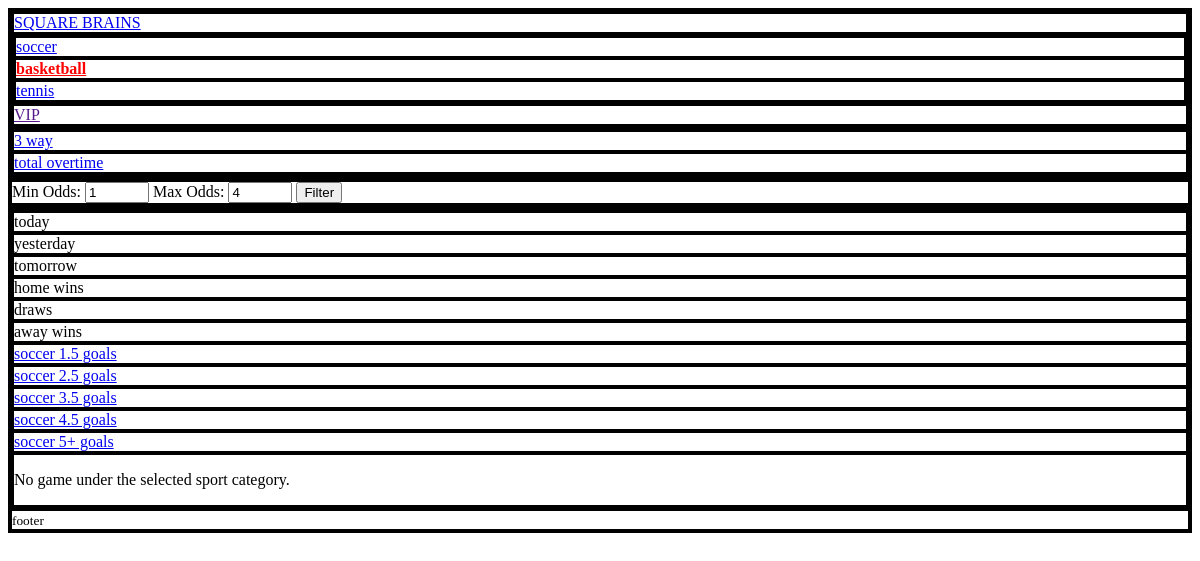
/home/sport/basketball, run on an earlier commit of the app's database.
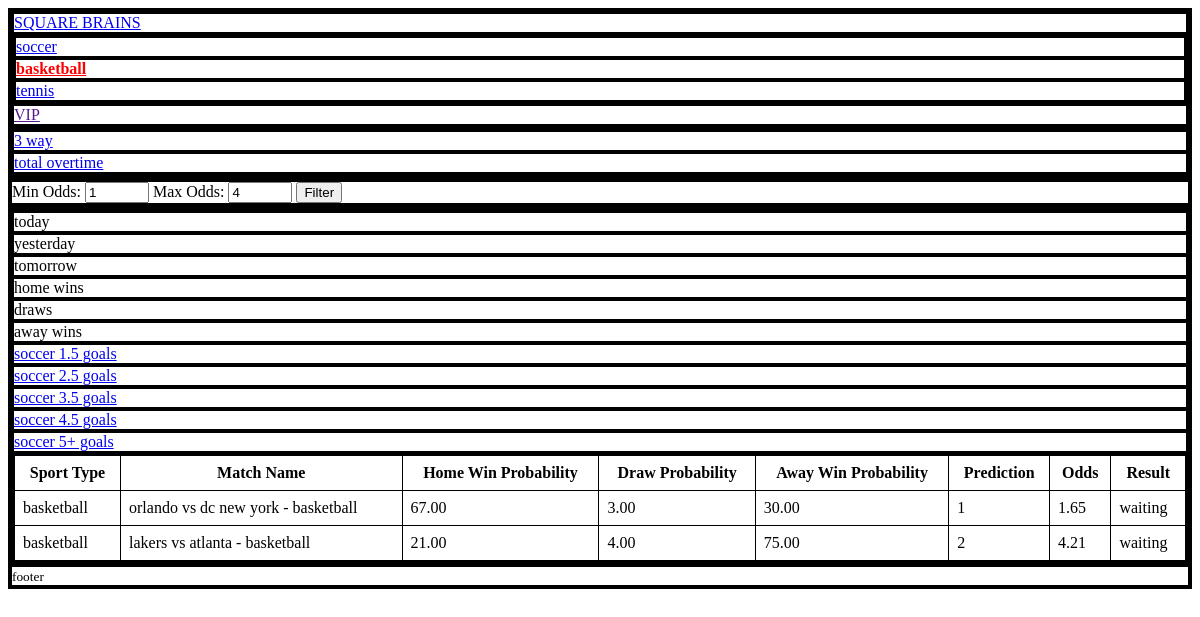
And on a later commit of the database.
### square/models.py (models this page shows, shortened)
class Match(models.Model):
    sport = models.ForeignKey(Sport, on_delete=models.CASCADE)
    home_team = models.CharField(max_length=100)
    away_team = models.CharField(max_length=100)
    match_date = models.DateTimeField()
    def __str__(self):
        return f"{self.home_team} vs {self.away_team} - {self.sport.name}"

class Sport(models.Model):
    name = models.CharField(max_length=50)  # Example: Soccer, Basketball, Tennis

class MatchPredictionBase(models.Model):
    match = models.ForeignKey("Match", on_delete=models.CASCADE)
    class ResultChoices(models.TextChoices):
        WAITING = "waiting", "Waiting"
        WON = "won", "Won"
        LOST = "lost", "Lost"
    home_team_win_probability = models.DecimalField(
        max_digits=5, decimal_places=2, null=True, blank=True
    )
    home_team_win_odds = models.DecimalField(
        max_digits=5, decimal_places=2, null=True, blank=True
    )
    draw_probability = models.DecimalField(
        max_digits=5, decimal_places=2, null=True, blank=True
    )
    draw_odds = models.DecimalField(
        max_digits=5, decimal_places=2, null=True, blank=True
    )
    away_team_win_probability = models.DecimalField(
        max_digits=5, decimal_places=2, null=True, blank=True
    )
    away_team_win_odds = models.DecimalField(
        max_digits=5, decimal_places=2, null=True, blank=True
    )
    three_way_match_result = models.CharField(
        max_length=50, choices=ResultChoices.choices, default=ResultChoices.WAITING
    )
    created_at = models.DateTimeField(auto_now_add=True)
    class Meta:
        abstract = True  # Mark this model as abstract

class BasketballPrediction(MatchPredictionBase):
    expected_goals_overtime = models.DecimalField(
        max_digits=5, decimal_places=2, null=True, blank=True
    )
    expected_goals_overtime_probability = models.DecimalField(
        max_digits=5, decimal_places=2, null=True, blank=True
    )
    expected_goals_overtime_odds = models.DecimalField(
        max_digits=5, decimal_places=2, null=True, blank=True
    )
    tovertime_match_result = models.CharField(
        max_length=50,
        choices=MatchPredictionBase.ResultChoices.choices,
        default=MatchPredictionBase.ResultChoices.WAITING,
    )

### square/views.py (the view)
# urls.py: path("", views.index, name="index"),
def index(request, selected=None, item=None):
    sports_menu = {
        "soccer": [
            "3 way(1X2)",
            "bts(GG)",
            "total(OVER/UNDER)",
            "cards & corners",
            "double chance(12,1X,X2)",
        ],
        "basketball": ["3 way", "total overtime"],
        "tennis": ["3 way", "total"],
    }
    selected = selected or "soccer"
    menu = sports_menu.get(selected, [])
    if selected == "soccer":
        matches = FootballPrediction.objects.select_related("match").filter(
            match__sport__name=selected
        )
    elif selected == "basketball":
        matches = BasketballPrediction.objects.select_related("match").filter(
            match__sport__name=selected
        )
    elif selected == "tennis":
        matches = TennisPrediction.objects.select_related("match").filter(
            match__sport__name=selected
        )
    else:
        matches = Match.objects.none()  # Empty queryset for unknown sports
    table_headers = [
        "Sport Type",
        "Match Name",
        "Prediction",
        "Odds",
        "Result",
    ]
    table_data = []
    sport_item_mapping = {
        "soccer": {
            "3 way(1X2)": [
                ("Home Win Probability %", "home_team_win_probability"),
                ("Draw Probability %", "draw_probability"),
                ("Away Win Probability %", "away_team_win_probability"),
                lambda match: {
                    "home_team_win_probability": (
                        int(match.home_team_win_probability)
                        if match.home_team_win_probability
                        else "---"
                    ),
                    "draw_probability": (
                        int(match.draw_probability) if match.draw_probability else "---"
                    ),
                    "away_team_win_probability": (
                        int(match.away_team_win_probability)
                        if match.away_team_win_probability
                        else "---"
                    ),
                },
            ],
            "bts(GG)": [
                ("GG Probability %", "gg_probability"),
                ("No GG Probability %", "no_gg_probability"),
                lambda match: {
                    "gg_probability": (
                        int(match.gg_probability) if match.gg_probability else "---"
                    ),
                    "no_gg_probability": (
                        int(match.no_gg_probability)
                        if match.no_gg_probability
                        else "---"
                    ),
                },
            ],
            "total(OVER/UNDER)": [
                ("OVER 2.5 %", "over_2_5_probability"),
                ("UNDER 2.5 %", "under_2_5_probability"),
                lambda match: {
                    "over_2_5_probability": (
                        int(match.over_2_5_probability)
                        if match.over_2_5_probability
                        else "---"
                    ),
                    "under_2_5_probability": (
                        int(match.under_2_5_probability)
                        if match.under_2_5_probability
                        else "---"
                    ),
                },
            ],
            "total_1_5(OVER/UNDER)": [
                ("OVER 1.5 %", "over_1_5_probability"),
                ("UNDER 1.5 %", "under_1_5_probability"),
                lambda match: {
                    "over_1_5_probability": (
                        int(match.over_1_5_probability)
                        if match.over_1_5_probability
                        else "---"
                    ),
                    "under_1_5_probability": (
                        int(match.under_1_5_probability)
                        if match.under_1_5_probability
                        else "---"
                    ),
                },
            ],
            "total_3_5(OVER/UNDER)": [
                ("OVER 3.5 %", "over_3_5_probability"),
                ("UNDER 3.5 %", "under_3_5_probability"),
                lambda match: {
                    "over_3_5_probability": (
                        int(match.over_3_5_probability)
                        if match.over_3_5_probability
                        else "---"
                    ),
                    "under_3_5_probability": (
                        int(match.under_3_5_probability)
                        if match.under_3_5_probability
                        else "---"
                    ),
                },
            ],
            "total_4_5(OVER/UNDER)": [
                ("OVER 4.5 %", "over_4_5_probability"),
                ("UNDER 4.5 %", "under_4_5_probability"),
                lambda match: {
                    "over_4_5_probability": (
                        int(match.over_4_5_probability)
                        if match.over_4_5_probability
                        else "---"
                    ),
                    "under_4_5_probability": (
                        int(match.under_4_5_probability)
                        if match.under_4_5_probability
                        else "---"
                    ),
                },
            ],
            "total_5_5(OVER/UNDER)": [
                ("OVER 5.5 %", "over_5_5_probability"),
                ("UNDER 5.5 %", "under_5_5_probability"),
                lambda match: {
                    "over_5_5_probability": (
                        int(match.over_5_5_probability)
                        if match.over_5_5_probability
                        else "---"
                    ),
                    "under_5_5_probability": (
                        int(match.under_5_5_probability)
                        if match.under_5_5_probability
                        else "---"
                    ),
                },
            ],
        },
        "basketball": {
            "3 way": [
                ("Home Win Probability", "home_team_win_probability"),
                ("Draw Probability", "draw_probability"),
                ("Away Win Probability", "away_team_win_probability"),
                lambda match: {
                    "home_team_win_probability": match.home_team_win_probability,
                    "draw_probability": match.draw_probability,
                    "away_team_win_probability": match.away_team_win_probability,
                },
            ],
        },
        "tennis": {
            "3 way": [
                ("Home Win Probability", "home_win_probability"),
                ("Away Win Probability", "away_win_probability"),
                lambda match: {
                    "home_win_probability": match.home_team_win_probability,
                    "away_win_probability": match.away_team_win_probability,
                },
            ],
        },
    }
    item = item or ("3 way(1X2)" if selected == "soccer" else "3 way")
    options = sport_item_mapping.get(selected, {}).get(item, [])
    table_headers = (
        [
            "Sport Type",
            "Match Name",
        ]
        + options[:-1]  # Exclude the lambda (the last element)
        + [
            "Prediction",
            "Odds",
            "Result",
        ]
    )
    dynamic_headers = table_headers[2:-3]
    for match in matches:
        data = {
            "sport_type": match.match.sport.name,
            "match_name": match.match,
            "prediction": get_prediction(match, selected),
            "odds": get_odds(match, selected),
            "result": (
                match.gg_match_result
                if selected == "soccer" and item == "bts(GG)"
                else (
                    match.o_2_5_match_result
                    if selected == "soccer" and item == "total(OVER/UNDER)"
                    else (
                        match.o_1_5_match_result
                        if selected == "soccer" and item == "total_1_5(OVER/UNDER)"
                        else (
                            match.o_3_5_match_result
                            if selected == "soccer" and item == "total_3_5(OVER/UNDER)"
                            else (
                                match.o_4_5_match_result
                                if selected == "soccer"
                                and item == "total_4_5(OVER/UNDER)"
                                else (
                                    match.o_5_5_match_result
                                    if selected == "soccer"
                                    and item == "total_5_5(OVER/UNDER)"
                                    else match.three_way_match_result
                                )
                            )
                        )
                    )
                )
            ),
        }
        if item == "bts(GG)":
            data["prediction"] = get_prediction_bts(match)
            data["odds"] = get_odds_bts(match)
        elif item == "total(OVER/UNDER)":
            data["prediction"] = get_prediction_ov(match)
            data["odds"] = get_odds_ov(match)
        elif item == "total_1_5(OVER/UNDER)":
            data["prediction"] = get_prediction_ov_1_5(match)
            data["odds"] = get_odds_ov_1_5(match)
        elif item == "total_3_5(OVER/UNDER)":
            data["prediction"] = get_prediction_ov_3_5(match)
            data["odds"] = get_odds_ov_3_5(match)
        elif item == "total_4_5(OVER/UNDER)":
            data["prediction"] = get_prediction_ov_4_5(match)
            data["odds"] = get_odds_ov_4_5(match)
        elif item == "total_5_5(OVER/UNDER)":
            data["prediction"] = get_prediction_ov_5_5(match)
            data["odds"] = get_odds_ov_5_5(match)
        else:
            data["prediction"] = get_prediction(match, selected)
            data["odds"] = get_odds(match, selected)
        if options and callable(options[-1]):
            data.update(options[-1](match))
        table_data.append(data)
    table_headers = (
        [
            "Sport Type",
            "Match Name",
        ]
        + [name for name, _ in options[:-1]]
        + [
            "Prediction",
            "Odds",
            "Result",
        ]
    )
    return render(
        request,
        "public/index.html",
        {
            "menu": menu,
            "selected_sport": selected,
            "table_headers": table_headers,
            "table_data": table_data,
            "matches": matches,
            "dynamic_headers": dynamic_headers,
        },
    )

### square/templates/public/index.html (shortened to what this page needs)
{% extends "base.html" %}
{% load static %}
{% load custom_filters %}
{% block content %}
<div class="filter">
    <div class="odd_filter">
        <form action="" method="GET">
            <label for="min_odds">Min Odds:</label>
            <input type="number" id="min_odds" name="min_odds" min="1" max="4" step="0.1" value="1">
            <label for="max_odds">Max Odds:</label>
            <input type="number" id="max_odds" name="max_odds" min="1" max="4" step="0.1" value="4">
            <button type="submit">Filter</button>
        </form>
    </div>
</div>
<div class="structure">
    <div class="option_menu">
        <div class="option">today</div>
        <div class="option">yesterday</div>
        <div class="option">tomorrow</div>
        <div class="option">home wins</div>
        <div class="option">draws</div>
        <div class="option">away wins</div>
        <div class="option"><a href="{% url 'square:index' selected_sport "total_1_5(OVER/UNDER)" %}">soccer 1.5 goals</a></div>
        <div class="option"><a href="{% url 'square:index' selected_sport "total(OVER/UNDER)" %}">soccer 2.5 goals</a></div>
        <div class="option"><a href="{% url 'square:index' selected_sport "total_3_5(OVER/UNDER)" %}">soccer 3.5 goals</a></div>
        <div class="option"><a href="{% url 'square:index' selected_sport "total_4_5(OVER/UNDER)" %}">soccer 4.5 goals</a></div>
        <div class="option"><a href="{% url 'square:index' selected_sport "total_5_5(OVER/UNDER)" %}">soccer 5+ goals</a></div>
    <div class="square">
        {% if matches %}
        <table>
            <thead>
                <tr class="table-header">
                    {% for header in table_headers %}
                        <th class="table-cell">{{ header }}</th>
                    {% endfor %}
                </tr>
            </thead>
            <tbody>
                {% for data in table_data %}
                    <tr>
                        <td>{{ data.sport_type }}</td>
                        <td>{{ data.match_name }}</td>
                        {% for header in dynamic_headers %}
                            {% with display_name=header.0 data_key=header.1 %}
                                <td>{{ data|get_item:data_key }}</td>
                            {% endwith %}
                        {% endfor %}
                        <td>{{ data.prediction }}</td>
                        <td>{{ data.odds }}</td>
                        <td>{{ data.result }}</td>
                    </tr>
                {% endfor %}
            </tbody>
                    </table>
                {% else %}
            <p>No game under the selected sport category.</p>
        {% endif %}
    </div>
</div>
{% endblock content %}

What changed in the data, as far as the page shows it:
added Match: sport_type "basketball", match_name "orlando vs dc new york - basketball", dynamic_headers "67.00" "3.00" "30.00", prediction "1", odds "1.65", result "waiting"
added Match: sport_type "basketball", match_name "lakers vs atlanta - basketball", dynamic_headers "21.00" "4.00" "75.00", prediction "2", odds "4.21", result "waiting"
Also different on the page:
new list line: "Sport Type"
new list line: "Match Name"
new list line: "Home Win Probability"
new list line: "Draw Probability"
new list line: "Away Win Probability"
new list line: "Prediction"
new list line: "Odds"
new list line: "Result"
text no longer shown: "No game under the selected sport category."
